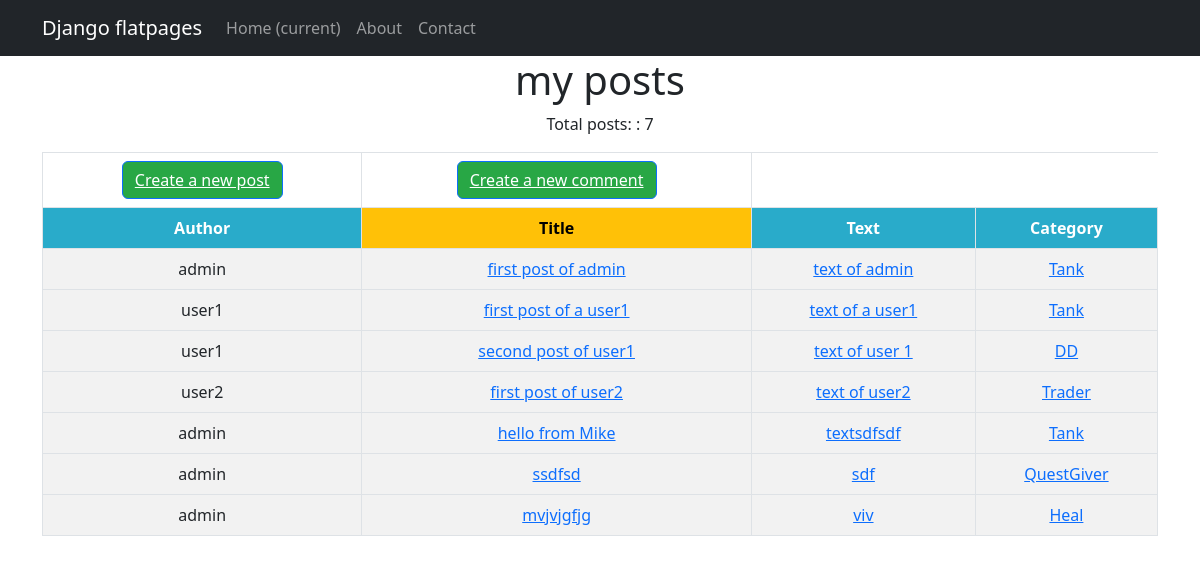
The page /bboard/ on the database as committed earlier.
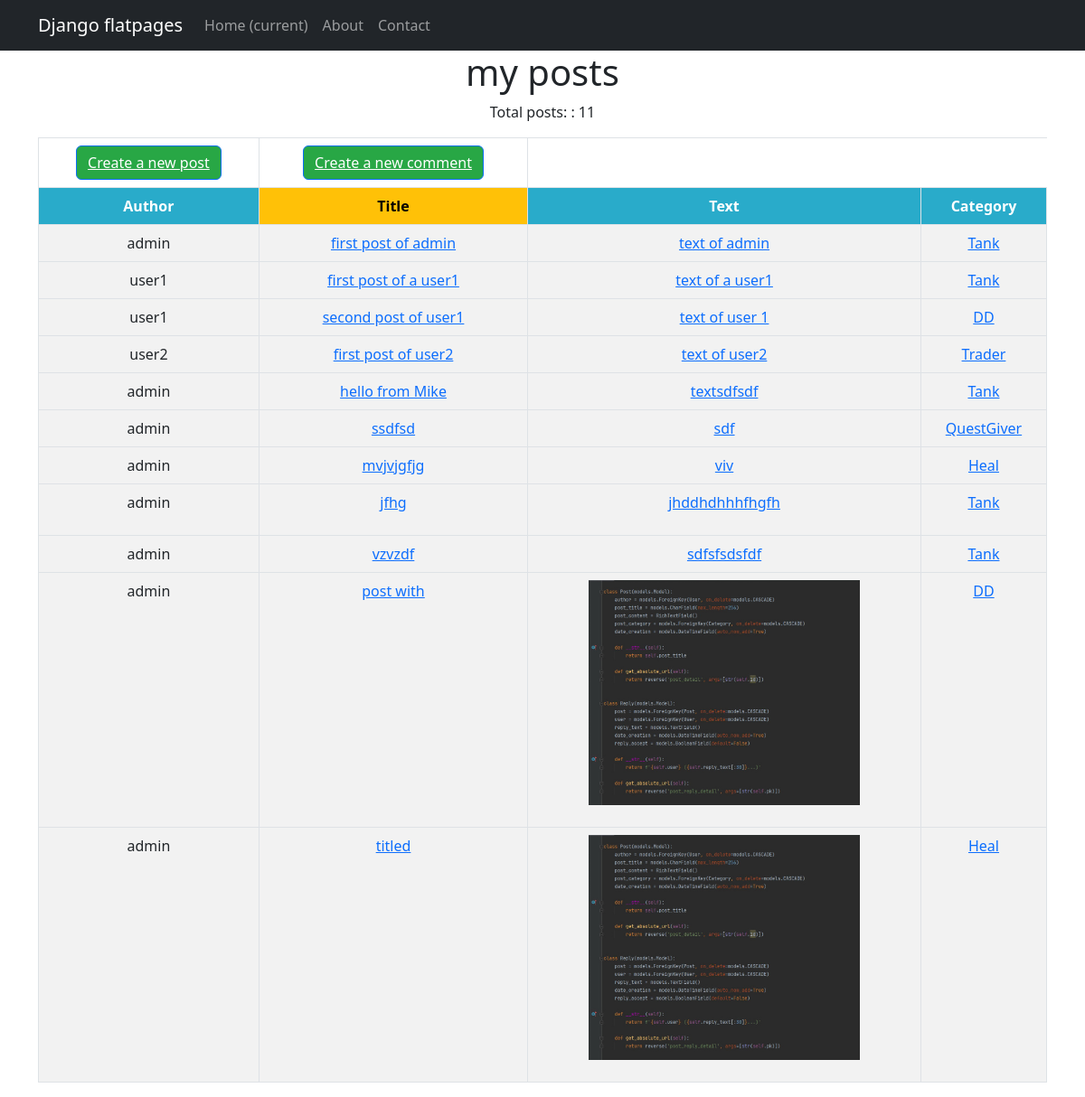
The same page on the database as committed later.
### bboard/models.py (models this page shows, shortened)
class Post(models.Model):
    author = models.ForeignKey(User, on_delete=models.CASCADE)
    title = models.CharField(max_length=255)
    text = RichTextField()
    category = models.ManyToManyField('Category', through='PostCategory')
    date = models.DateTimeField(auto_now_add=True)

class Category(models.Model):
    name = models.CharField(max_length=255, default='Name_of_category', unique=True)
    subscribers = models.ManyToManyField(User, blank=True, related_name='categories')
    def __str__(self):
        return self.name

### bboard/views.py (the view)
# urls.py: path('', PostList.as_view(), name='post_list'),
class PostList(ListView):
    model = Post
    template_name = 'posts.html'
    context_object_name = 'posts'

### templates/posts.html
{% extends 'flatpages/default.html' %}
{% block content %}
<h1>my posts</h1>
<p>{{ 'Total posts:' }} : {{posts | length}}</p>
  {% if posts %}
<table class="table table-bordered table-striped table-hover">
    <thead>
        <tr>
            <th>
            <button class="btn btn-primary" style="background-color: #28a745;"  type="button">
                <a href="{% url 'bboard:post_add' %}" style="color: white">Create a new post</a>
            </button>
            </th>
            <th>
                <button class="btn btn-primary" style="background-color: #28a745;"  type="button">
                <a href="{% url 'bboard:comment_add' %}" style="color: white">Create a new comment</a>
                </button>
            </th>
        </tr>
        <tr>
            <th style="background-color: #29ABCA; color: #ffffff;">{{ 'Author' }}</th>
            <th style="background-color: #FFC107; color: #000000;">{{ 'Title' }}</th>
            <th style="background-color: #29ABCA; color: #ffffff;">{{ 'Text' }}</th>
            <th style="background-color: #29ABCA; color: #ffffff;">{{ 'Category' }}</th>
        </tr>
    </thead>
    {% for post in posts %}
      <tbody>
        <tr>
            <td>{{ post.author }}</td>
            <td><a href="{% url 'bboard:post_detail' post.id %}">{{ post.title }}</a></td>
            <td><a href="{% url 'bboard:post_edit' post.id %}">{{ post.text|safe }}</a></td>
            <td>
                        {% for category in post.category.all %}
                        <a href="{% url 'bboard:category_list' category.id %}">{{category}}</a>
                        {% endfor %}
                    </td>
        </tr>
    </tbody>
    {% endfor %}
</table>
  {% else %}
   <th><a href="{% url 'bboard:post_add' %}">Create a new post</a></th>
   <h2> No posts! </h2>
  {% endif %}
{% endblock content %}

### templates/flatpages/default.html (shortened to what this page needs)
<!DOCTYPE html>
<html lang="en">
    <head>
        {% load static %}
        <link href="{% static 'css/styles.css' %}" rel="stylesheet" />
    </head>
    <body>
        <nav class="navbar navbar-expand-lg navbar-dark bg-dark static-top">
   <div class="container">
       <a class="navbar-brand" href="#">Django flatpages</a>
       <div class="collapse navbar-collapse" id="navbarResponsive">
           <ul class="navbar-nav ml-auto">
               <li class="nav-item active">
                   <a class="nav-link" href="/bboard/">Home
                       <span class="sr-only">(current)</span>
                   </a>
               </li>
               <li class="nav-item">
                   <a class="nav-link" href="/about/">About</a>
               </li>
               <li class="nav-item">
                   <a class="nav-link" href="/contacts/">Contact</a>
               </li>
               <li class="nav-item">
                   <a class="nav-link" href="/">{{ request.user.username }}</a>
               </li>
           </ul>
       </div>
   </div>
</nav>
        <div class="container">
            <div class="row">
                <div class="col-lg-12 text-center">
                    {% block content %}
                    {% endblock content %}
                </div>
            </div>
        </div>
    </body>
</html>

Rows that differ between the two databases and show on the page:
added Post: author "admin", title "jfhg", text "jhddhdhhhfhgfh", Category (name "Tank")
added Post: author "admin", title "vzvzdf", text "sdfsfsdsfdf", Category (name "Tank")
added Post: author "admin", title "post with", text (picture), Category (name "DD")
added Post: author "admin", title "titled", text (picture), Category (name "Heal")
Other text that changed with them:
{{ posts | length }}: "7" → "11"
